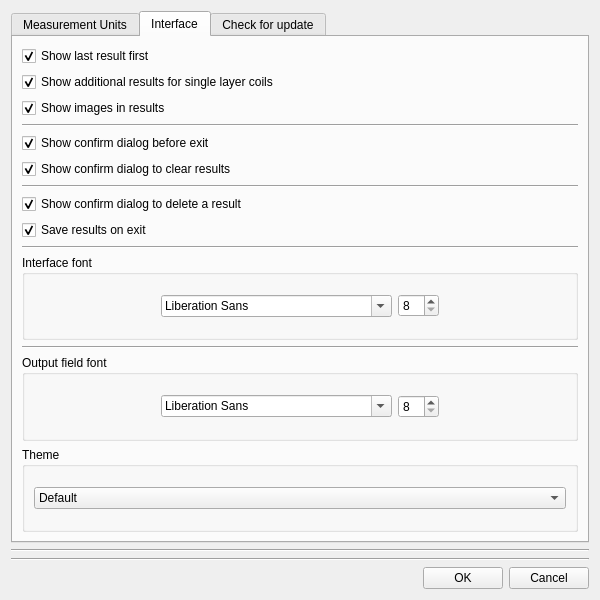
<?xml version="1.0" encoding="UTF-8"?>
<ui version="4.0">
 <class>Options</class>
 <widget class="QDialog" name="Options">
  <property name="windowModality">
   <enum>Qt::NonModal</enum>
  </property>
  <property name="geometry">
   <rect>
    <x>0</x>
    <y>0</y>
    <width>600</width>
    <height>600</height>
   </rect>
  </property>
  <property name="sizePolicy">
   <sizepolicy hsizetype="Fixed" vsizetype="Fixed">
    <horstretch>0</horstretch>
    <verstretch>0</verstretch>
   </sizepolicy>
  </property>
  <property name="minimumSize">
   <size>
    <width>600</width>
    <height>600</height>
   </size>
  </property>
  <property name="maximumSize">
   <size>
    <width>600</width>
    <height>600</height>
   </size>
  </property>
  <property name="windowTitle">
   <string notr="true">Coil64 Configure</string>
  </property>
  <property name="windowIcon">
   <iconset resource="res.qrc">
    <normaloff>:/images/res/Coil64_Icon.ico</normaloff>:/images/res/Coil64_Icon.ico</iconset>
  </property>
  <property name="locale">
   <locale language="English" country="UnitedStates"/>
  </property>
  <layout class="QVBoxLayout" name="verticalLayout">
   <item>
    <widget class="QTabWidget" name="tabWidget">
     <property name="currentIndex">
      <number>1</number>
     </property>
     <widget class="QWidget" name="tab_1">
      <attribute name="title">
       <string>Measurement Units</string>
      </attribute>
      <layout class="QVBoxLayout" name="verticalLayout_3">
       <item>
        <widget class="Line" name="line">
         <property name="orientation">
          <enum>Qt::Horizontal</enum>
         </property>
        </widget>
       </item>
       <item>
        <layout class="QGridLayout" name="gridLayout">
         <item row="1" column="1">
          <widget class="QGroupBox" name="groupBox_4">
           <property name="title">
            <string>Capacitance</string>
           </property>
           <layout class="QVBoxLayout" name="verticalLayout_10">
            <property name="leftMargin">
             <number>3</number>
            </property>
            <property name="topMargin">
             <number>3</number>
            </property>
            <property name="rightMargin">
             <number>3</number>
            </property>
            <property name="bottomMargin">
             <number>3</number>
            </property>
            <item>
             <widget class="QComboBox" name="comboBox_capacitance">
              <property name="sizePolicy">
               <sizepolicy hsizetype="Preferred" vsizetype="Fixed">
                <horstretch>0</horstretch>
                <verstretch>0</verstretch>
               </sizepolicy>
              </property>
              <item>
               <property name="text">
                <string>pF</string>
               </property>
              </item>
              <item>
               <property name="text">
                <string>nF</string>
               </property>
              </item>
              <item>
               <property name="text">
                <string>microF</string>
               </property>
              </item>
             </widget>
            </item>
           </layout>
          </widget>
         </item>
         <item row="0" column="0">
          <widget class="QGroupBox" name="groupBox">
           <property name="title">
            <string>Number of signs after decimal separator</string>
           </property>
           <layout class="QVBoxLayout" name="verticalLayout_7">
            <property name="leftMargin">
             <number>3</number>
            </property>
            <property name="topMargin">
             <number>3</number>
            </property>
            <property name="rightMargin">
             <number>3</number>
            </property>
            <property name="bottomMargin">
             <number>3</number>
            </property>
            <item>
             <widget class="QSpinBox" name="spinBox">
              <property name="sizePolicy">
               <sizepolicy hsizetype="Minimum" vsizetype="Fixed">
                <horstretch>0</horstretch>
                <verstretch>0</verstretch>
               </sizepolicy>
              </property>
              <property name="frame">
               <bool>true</bool>
              </property>
              <property name="maximum">
               <number>8</number>
              </property>
             </widget>
            </item>
           </layout>
          </widget>
         </item>
         <item row="1" column="0">
          <widget class="QGroupBox" name="groupBox_3">
           <property name="title">
            <string>Dimensions</string>
           </property>
           <layout class="QVBoxLayout" name="verticalLayout_9">
            <property name="leftMargin">
             <number>3</number>
            </property>
            <property name="topMargin">
             <number>3</number>
            </property>
            <property name="rightMargin">
             <number>3</number>
            </property>
            <property name="bottomMargin">
             <number>3</number>
            </property>
            <item>
             <widget class="QComboBox" name="comboBox_length">
              <property name="sizePolicy">
               <sizepolicy hsizetype="Preferred" vsizetype="Fixed">
                <horstretch>0</horstretch>
                <verstretch>0</verstretch>
               </sizepolicy>
              </property>
              <item>
               <property name="text">
                <string>mm</string>
               </property>
              </item>
              <item>
               <property name="text">
                <string>cm</string>
               </property>
              </item>
              <item>
               <property name="text">
                <string>inch</string>
               </property>
              </item>
              <item>
               <property name="text">
                <string>mil</string>
               </property>
              </item>
             </widget>
            </item>
           </layout>
          </widget>
         </item>
         <item row="0" column="1">
          <widget class="QGroupBox" name="groupBox_2">
           <property name="title">
            <string>Inductance</string>
           </property>
           <layout class="QVBoxLayout" name="verticalLayout_8">
            <property name="leftMargin">
             <number>3</number>
            </property>
            <property name="topMargin">
             <number>3</number>
            </property>
            <property name="rightMargin">
             <number>3</number>
            </property>
            <property name="bottomMargin">
             <number>3</number>
            </property>
            <item>
             <widget class="QComboBox" name="comboBox_inductance">
              <property name="sizePolicy">
               <sizepolicy hsizetype="Preferred" vsizetype="Fixed">
                <horstretch>0</horstretch>
                <verstretch>0</verstretch>
               </sizepolicy>
              </property>
              <property name="currentIndex">
               <number>0</number>
              </property>
              <item>
               <property name="text">
                <string>nH</string>
               </property>
              </item>
              <item>
               <property name="text">
                <string>microH</string>
               </property>
              </item>
              <item>
               <property name="text">
                <string>mH</string>
               </property>
              </item>
             </widget>
            </item>
           </layout>
          </widget>
         </item>
         <item row="2" column="0">
          <widget class="QGroupBox" name="groupBox_5">
           <property name="title">
            <string>Wire gauge</string>
           </property>
           <layout class="QVBoxLayout" name="verticalLayout_11">
            <property name="leftMargin">
             <number>3</number>
            </property>
            <property name="topMargin">
             <number>3</number>
            </property>
            <property name="rightMargin">
             <number>3</number>
            </property>
            <property name="bottomMargin">
             <number>3</number>
            </property>
            <item>
             <widget class="QComboBox" name="comboBox_wire">
              <property name="sizePolicy">
               <sizepolicy hsizetype="Preferred" vsizetype="Fixed">
                <horstretch>0</horstretch>
                <verstretch>0</verstretch>
               </sizepolicy>
              </property>
              <item>
               <property name="text">
                <string>Metric</string>
               </property>
              </item>
              <item>
               <property name="text">
                <string>AWG</string>
               </property>
              </item>
             </widget>
            </item>
           </layout>
          </widget>
         </item>
         <item row="2" column="1">
          <widget class="QGroupBox" name="groupBox_6">
           <property name="title">
            <string>Frequency</string>
           </property>
           <layout class="QVBoxLayout" name="verticalLayout_12">
            <property name="leftMargin">
             <number>3</number>
            </property>
            <property name="topMargin">
             <number>3</number>
            </property>
            <property name="rightMargin">
             <number>3</number>
            </property>
            <property name="bottomMargin">
             <number>3</number>
            </property>
            <item>
             <widget class="QComboBox" name="comboBox_frequency">
              <property name="currentIndex">
               <number>0</number>
              </property>
              <item>
               <property name="text">
                <string>Hz</string>
               </property>
              </item>
              <item>
               <property name="text">
                <string>kHz</string>
               </property>
              </item>
              <item>
               <property name="text">
                <string>MHz</string>
               </property>
              </item>
             </widget>
            </item>
           </layout>
          </widget>
         </item>
        </layout>
       </item>
       <item>
        <widget class="Line" name="line_8">
         <property name="orientation">
          <enum>Qt::Horizontal</enum>
         </property>
        </widget>
       </item>
       <item>
        <widget class="QGroupBox" name="groupBox_11">
         <property name="sizePolicy">
          <sizepolicy hsizetype="Preferred" vsizetype="Fixed">
           <horstretch>0</horstretch>
           <verstretch>0</verstretch>
          </sizepolicy>
         </property>
         <property name="title">
          <string>Decimal and thousand separators</string>
         </property>
         <layout class="QVBoxLayout" name="verticalLayout_13">
          <item>
           <widget class="QRadioButton" name="radioButton_loc1">
            <property name="text">
             <string>As in the current locale</string>
            </property>
            <property name="checked">
             <bool>true</bool>
            </property>
           </widget>
          </item>
          <item>
           <widget class="QRadioButton" name="radioButton_loc2">
            <property name="text">
             <string>As in the English locale</string>
            </property>
           </widget>
          </item>
         </layout>
        </widget>
       </item>
       <item>
        <widget class="Line" name="line_7">
         <property name="orientation">
          <enum>Qt::Horizontal</enum>
         </property>
        </widget>
       </item>
       <item>
        <layout class="QHBoxLayout" name="horizontalLayout_4">
         <item>
          <spacer name="horizontalSpacer_6">
           <property name="orientation">
            <enum>Qt::Horizontal</enum>
           </property>
           <property name="sizeHint" stdset="0">
            <size>
             <width>40</width>
             <height>20</height>
            </size>
           </property>
          </spacer>
         </item>
         <item>
          <widget class="QPushButton" name="pushButton_4">
           <property name="text">
            <string>Set to default</string>
           </property>
           <property name="icon">
            <iconset resource="res.qrc">
             <normaloff>:/menu_ico/res/icons8-reply-all-arrow-32.png</normaloff>:/menu_ico/res/icons8-reply-all-arrow-32.png</iconset>
           </property>
           <property name="shortcut">
            <string notr="true"/>
           </property>
          </widget>
         </item>
         <item>
          <spacer name="horizontalSpacer_7">
           <property name="orientation">
            <enum>Qt::Horizontal</enum>
           </property>
           <property name="sizeHint" stdset="0">
            <size>
             <width>40</width>
             <height>20</height>
            </size>
           </property>
          </spacer>
         </item>
        </layout>
       </item>
      </layout>
     </widget>
     <widget class="QWidget" name="tab_2">
      <attribute name="title">
       <string>Interface</string>
      </attribute>
      <layout class="QVBoxLayout" name="verticalLayout_4">
       <item>
        <widget class="QCheckBox" name="checkBox_8">
         <property name="text">
          <string>Show last result first</string>
         </property>
         <property name="checked">
          <bool>true</bool>
         </property>
        </widget>
       </item>
       <item>
        <widget class="QCheckBox" name="checkBox_2">
         <property name="text">
          <string>Show additional results for single layer coils</string>
         </property>
         <property name="checked">
          <bool>true</bool>
         </property>
        </widget>
       </item>
       <item>
        <widget class="QCheckBox" name="checkBox">
         <property name="text">
          <string>Show images in results</string>
         </property>
         <property name="checked">
          <bool>true</bool>
         </property>
        </widget>
       </item>
       <item>
        <widget class="Line" name="line_6">
         <property name="orientation">
          <enum>Qt::Horizontal</enum>
         </property>
        </widget>
       </item>
       <item>
        <widget class="QCheckBox" name="checkBox_4">
         <property name="text">
          <string>Show confirm dialog before exit</string>
         </property>
         <property name="checked">
          <bool>true</bool>
         </property>
        </widget>
       </item>
       <item>
        <widget class="QCheckBox" name="checkBox_5">
         <property name="text">
          <string>Show confirm dialog to clear results</string>
         </property>
         <property name="checked">
          <bool>true</bool>
         </property>
        </widget>
       </item>
       <item>
        <widget class="Line" name="line_10">
         <property name="orientation">
          <enum>Qt::Horizontal</enum>
         </property>
        </widget>
       </item>
       <item>
        <widget class="QCheckBox" name="checkBox_6">
         <property name="text">
          <string>Show confirm dialog to delete a result</string>
         </property>
         <property name="checked">
          <bool>true</bool>
         </property>
        </widget>
       </item>
       <item>
        <widget class="QCheckBox" name="checkBox_7">
         <property name="text">
          <string>Save results on exit</string>
         </property>
         <property name="checked">
          <bool>true</bool>
         </property>
        </widget>
       </item>
       <item>
        <widget class="Line" name="line_9">
         <property name="orientation">
          <enum>Qt::Horizontal</enum>
         </property>
        </widget>
       </item>
       <item>
        <widget class="QGroupBox" name="groupBox_7">
         <property name="sizePolicy">
          <sizepolicy hsizetype="Preferred" vsizetype="Preferred">
           <horstretch>0</horstretch>
           <verstretch>0</verstretch>
          </sizepolicy>
         </property>
         <property name="title">
          <string>Interface font</string>
         </property>
         <layout class="QHBoxLayout" name="horizontalLayout">
          <item>
           <spacer name="horizontalSpacer_3">
            <property name="orientation">
             <enum>Qt::Horizontal</enum>
            </property>
            <property name="sizeHint" stdset="0">
             <size>
              <width>40</width>
              <height>20</height>
             </size>
            </property>
           </spacer>
          </item>
          <item>
           <widget class="QFontComboBox" name="fontComboBox_1"/>
          </item>
          <item>
           <widget class="QSpinBox" name="fontspinBox_1">
            <property name="minimum">
             <number>8</number>
            </property>
            <property name="maximum">
             <number>18</number>
            </property>
           </widget>
          </item>
          <item>
           <spacer name="horizontalSpacer">
            <property name="orientation">
             <enum>Qt::Horizontal</enum>
            </property>
            <property name="sizeHint" stdset="0">
             <size>
              <width>40</width>
              <height>20</height>
             </size>
            </property>
           </spacer>
          </item>
         </layout>
        </widget>
       </item>
       <item>
        <widget class="Line" name="line_5">
         <property name="orientation">
          <enum>Qt::Horizontal</enum>
         </property>
        </widget>
       </item>
       <item>
        <widget class="QGroupBox" name="groupBox_8">
         <property name="sizePolicy">
          <sizepolicy hsizetype="Preferred" vsizetype="Preferred">
           <horstretch>0</horstretch>
           <verstretch>0</verstretch>
          </sizepolicy>
         </property>
         <property name="title">
          <string>Output field font</string>
         </property>
         <layout class="QHBoxLayout" name="horizontalLayout_2">
          <item>
           <spacer name="horizontalSpacer_4">
            <property name="orientation">
             <enum>Qt::Horizontal</enum>
            </property>
            <property name="sizeHint" stdset="0">
             <size>
              <width>40</width>
              <height>20</height>
             </size>
            </property>
           </spacer>
          </item>
          <item>
           <widget class="QFontComboBox" name="fontComboBox_2"/>
          </item>
          <item>
           <widget class="QSpinBox" name="fontspinBox_2">
            <property name="minimum">
             <number>8</number>
            </property>
            <property name="maximum">
             <number>18</number>
            </property>
           </widget>
          </item>
          <item>
           <spacer name="horizontalSpacer_2">
            <property name="orientation">
             <enum>Qt::Horizontal</enum>
            </property>
            <property name="sizeHint" stdset="0">
             <size>
              <width>40</width>
              <height>20</height>
             </size>
            </property>
           </spacer>
          </item>
         </layout>
        </widget>
       </item>
       <item>
        <widget class="QGroupBox" name="groupBox_12">
         <property name="title">
          <string>Theme</string>
         </property>
         <layout class="QVBoxLayout" name="verticalLayout_14">
          <item>
           <widget class="QComboBox" name="comboBox_style">
            <property name="currentIndex">
             <number>0</number>
            </property>
            <item>
             <property name="text">
              <string>Default</string>
             </property>
            </item>
            <item>
             <property name="text">
              <string>Dark</string>
             </property>
            </item>
           </widget>
          </item>
         </layout>
        </widget>
       </item>
      </layout>
     </widget>
     <widget class="QWidget" name="tab_3">
      <attribute name="title">
       <string>Check for update</string>
      </attribute>
      <layout class="QVBoxLayout" name="verticalLayout_2">
       <item>
        <widget class="QCheckBox" name="checkBox_3">
         <property name="text">
          <string>Automatically check for update</string>
         </property>
         <property name="checked">
          <bool>true</bool>
         </property>
        </widget>
       </item>
       <item>
        <widget class="Line" name="line_4">
         <property name="orientation">
          <enum>Qt::Horizontal</enum>
         </property>
        </widget>
       </item>
       <item>
        <widget class="QGroupBox" name="groupBox_9">
         <property name="title">
          <string>Checking interval</string>
         </property>
         <layout class="QVBoxLayout" name="verticalLayout_5">
          <item>
           <widget class="QRadioButton" name="radioButton_1">
            <property name="text">
             <string>Once for 60 days</string>
            </property>
            <property name="checked">
             <bool>true</bool>
            </property>
           </widget>
          </item>
          <item>
           <widget class="QRadioButton" name="radioButton_2">
            <property name="text">
             <string>Once for 120 days</string>
            </property>
            <property name="checked">
             <bool>false</bool>
            </property>
           </widget>
          </item>
          <item>
           <widget class="QRadioButton" name="radioButton_3">
            <property name="text">
             <string>Once for 180 days</string>
            </property>
           </widget>
          </item>
         </layout>
        </widget>
       </item>
       <item>
        <widget class="Line" name="line_3">
         <property name="orientation">
          <enum>Qt::Horizontal</enum>
         </property>
        </widget>
       </item>
       <item>
        <widget class="QGroupBox" name="groupBox_10">
         <property name="title">
          <string>Check for a new version</string>
         </property>
         <layout class="QVBoxLayout" name="verticalLayout_6">
          <item>
           <widget class="QPushButton" name="pushButton">
            <property name="sizePolicy">
             <sizepolicy hsizetype="Minimum" vsizetype="Fixed">
              <horstretch>0</horstretch>
              <verstretch>0</verstretch>
             </sizepolicy>
            </property>
            <property name="minimumSize">
             <size>
              <width>0</width>
              <height>50</height>
             </size>
            </property>
            <property name="text">
             <string>Check now!</string>
            </property>
            <property name="icon">
             <iconset resource="res.qrc">
              <normaloff>:/menu_ico/res/icons8-available-updates-32.png</normaloff>:/menu_ico/res/icons8-available-updates-32.png</iconset>
            </property>
            <property name="shortcut">
             <string notr="true"/>
            </property>
           </widget>
          </item>
         </layout>
        </widget>
       </item>
      </layout>
     </widget>
    </widget>
   </item>
   <item>
    <widget class="Line" name="line_11">
     <property name="orientation">
      <enum>Qt::Horizontal</enum>
     </property>
    </widget>
   </item>
   <item>
    <widget class="Line" name="line_2">
     <property name="orientation">
      <enum>Qt::Horizontal</enum>
     </property>
    </widget>
   </item>
   <item>
    <layout class="QHBoxLayout" name="horizontalLayout_3">
     <item>
      <spacer name="horizontalSpacer_5">
       <property name="orientation">
        <enum>Qt::Horizontal</enum>
       </property>
       <property name="sizeHint" stdset="0">
        <size>
         <width>40</width>
         <height>20</height>
        </size>
       </property>
      </spacer>
     </item>
     <item>
      <widget class="QPushButton" name="pushButton_2">
       <property name="text">
        <string>OK</string>
       </property>
       <property name="icon">
        <iconset resource="res.qrc">
         <normaloff>:/menu_ico/res/icons8-ok-32.png</normaloff>:/menu_ico/res/icons8-ok-32.png</iconset>
       </property>
       <property name="shortcut">
        <string notr="true">Return</string>
       </property>
      </widget>
     </item>
     <item>
      <widget class="QPushButton" name="pushButton_3">
       <property name="text">
        <string>Cancel</string>
       </property>
       <property name="icon">
        <iconset resource="res.qrc">
         <normaloff>:/menu_ico/res/icons8-cancel-32.png</normaloff>:/menu_ico/res/icons8-cancel-32.png</iconset>
       </property>
       <property name="shortcut">
        <string notr="true">Esc</string>
       </property>
      </widget>
     </item>
    </layout>
   </item>
  </layout>
 </widget>
 <resources>
  <include location="res.qrc"/>
 </resources>
 <connections/>
</ui>
